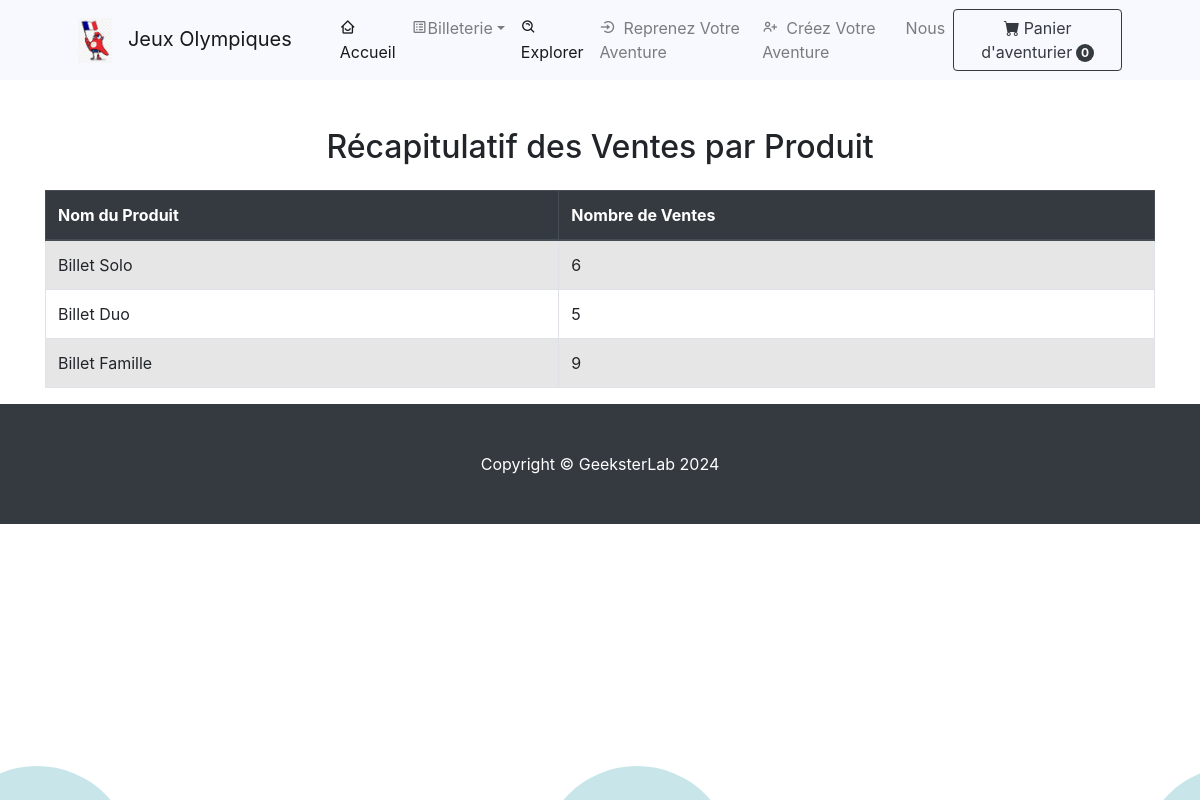
/paiement/order_summary, run on the app's committed database.
### boutique/models.py (models this page shows, shortened)
class Product(models.Model):
    name = models.CharField(max_length=100)
    price = models.DecimalField(default=0, decimal_places=2, max_digits=7)
    category = models.ForeignKey(Category, on_delete=models.CASCADE, default=1)
    description = models.CharField(max_length=250, default='', blank=True)
    image = models.ImageField(upload_to='uploads/product/')
    created_at = models.DateTimeField(auto_now_add=True)
    updated_at = models.DateTimeField(auto_now=True)
    is_sale = models.BooleanField(default=False)
    sale_price = models.DecimalField(default=0, decimal_places=2, max_digits=7)

### paiement/views.py (the view)
# urls.py: path('order_summary', views.order_summary, name="order_summary"),
def order_summary(request):
	products = Product.objects.annotate(total_sales=Sum('orderitem__quantity'))
	return render(request, 'paiement/order_summary.html', {'products': products})

### panier/cart.py (called while the page is built)
	def __len__(self):
		return len(self.cart)

### panier/context_processors.py (called while the page is built)
def cart_summary(request):
    return {'panier': Cart(request)}

### paiement/templates/paiement/order_summary.html (shortened to what this page needs)
{% extends 'base.html' %}
{% block content %}
<!DOCTYPE html>
<html lang="fr">
<head>
    <link rel="stylesheet" href="https://maxcdn.bootstrapcdn.com/bootstrap/4.5.2/css/bootstrap.min.css">
</head>
<body>
    <div class="container mt-5">
        <h2 class="text-center">Récapitulatif des Ventes par Produit</h2>
        <table class="table table-striped table-bordered mt-4">
            <thead class="thead-dark">
                <tr>
                    <th scope="col">Nom du Produit</th>
                    <th scope="col">Nombre de Ventes</th>
                </tr>
            </thead>
            <tbody>
                {% for product in products %}
                <tr>
                    <td>{{ product.name }}</td>
                    <td>{{ product.total_sales }}</td>
                </tr>
                {% endfor %}
            </tbody>
        </table>
    </div>
</body>
</html>
{% endblock %}

### data on the page
Product: name "Billet Solo", total_sales "6"
Product: name "Billet Duo", total_sales "5"
Product: name "Billet Famille", total_sales "9"

### other printed values
{{ panier|length }} "0"
